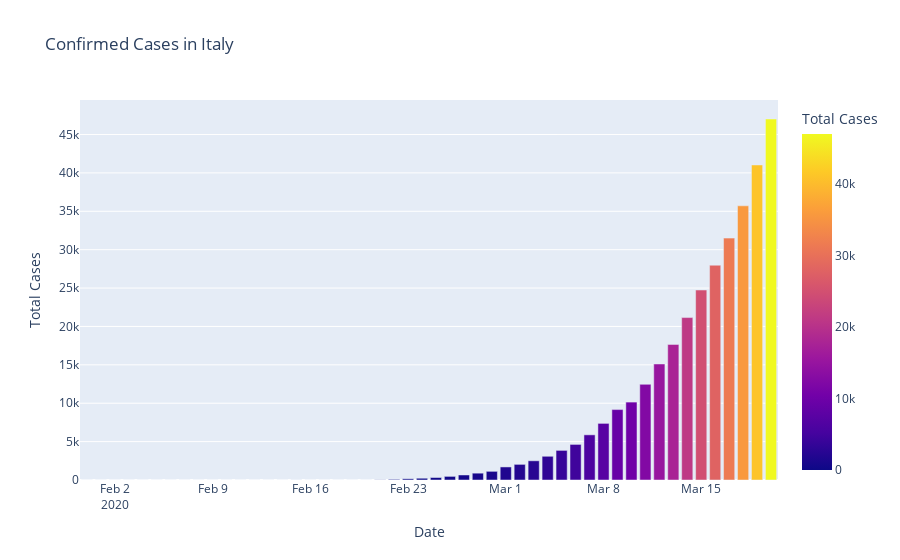
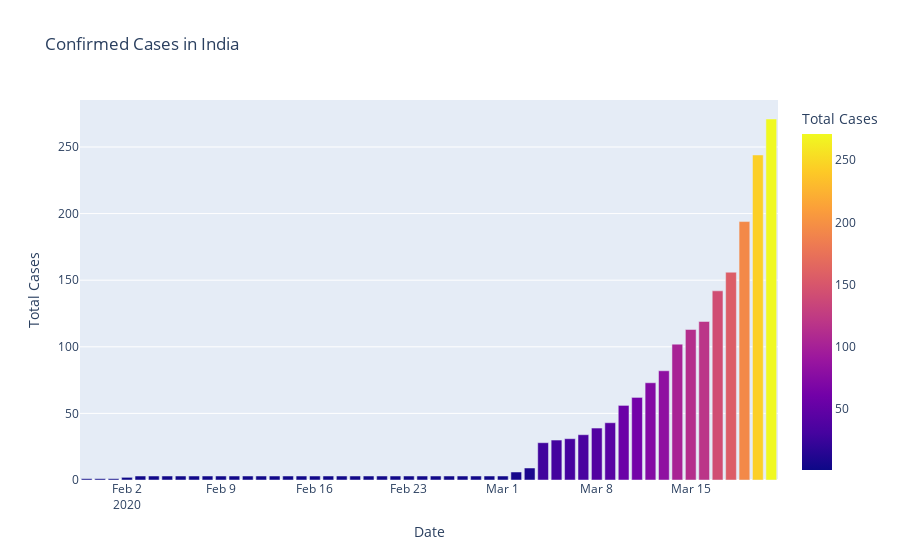
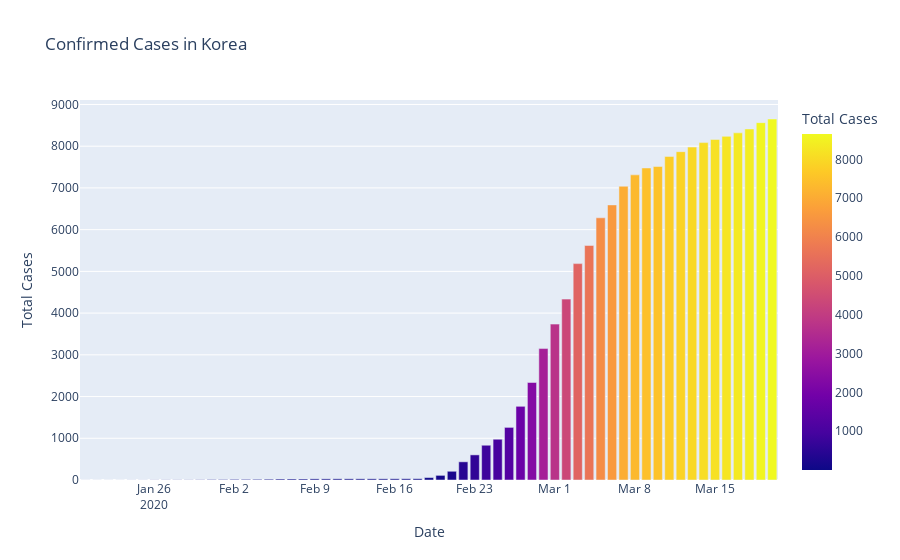

Notebook code cell kept with these figures, in order:
### Code cell
fig1=px.bar(dbd_Italy,x='Date',y='Total Cases',color='Total Cases',title='Confirmed Cases in Italy')
fig1.show()
fig2=px.bar(dbd_India,x='Date',y='Total Cases',color='Total Cases',title='Confirmed Cases in India')
fig2.show()
fig3=px.bar(dbd_Korea,x='Date',y='Total Cases',color='Total Cases',title='Confirmed Cases in Korea')
fig3.show()
fig4=px.bar(dbd_Wuhan,x='Date',y='Total Cases',color='Total Cases',title='Confirmed Cases in Wuhan')
fig4.show()

### Figure 1 — Plotly figure (JSON) as saved in the notebook; plotly's stock layout.template omitted (floating-point values rounded to 4 significant figures)
{"data": [{"alignmentgroup": "True", "hovertemplate": "Date=%{x}<br>Total Cases=%{marker.color}<extra></extra>", "legendgroup": "", "marker": {"color": [2, 2, 2, 2, 2, 2, 3, 3, 3, 3, 3, 3, 3, 3, 3, 3, 3, 3, 3, 3, 3, 3, 20, 79, 157, 229, 323, 470, 655, 889, 1128, 1701, 2036, 2502, 3089, 3858, 4636, 5883, 7375, 9172, 10149, 12462, 15113, 17660, 21157, 24747, 27980, 31506, 35713, 41035, 47021], "coloraxis": "coloraxis"}, "name": "", "offsetgroup": "", "orientation": "v", "showlegend": false, "textposition": "auto", "type": "bar", "x": ["2020-01-31T00:00:00", "2020-02-01T00:00:00", "2020-02-02T00:00:00", "2020-02-03T00:00:00", "2020-02-04T00:00:00", "2020-02-05T00:00:00", "2020-02-06T00:00:00", "2020-02-07T00:00:00", "2020-02-08T00:00:00", "2020-02-09T00:00:00", "2020-02-10T00:00:00", "2020-02-11T00:00:00", "2020-02-12T00:00:00", "2020-02-13T00:00:00", "2020-02-14T00:00:00", "2020-02-15T00:00:00", "2020-02-15T00:00:00", "2020-02-16T00:00:00", "2020-02-17T00:00:00", "2020-02-18T00:00:00", "2020-02-19T00:00:00", "2020-02-20T00:00:00", "2020-02-21T00:00:00", "2020-02-22T00:00:00", "2020-02-23T00:00:00", "2020-02-24T00:00:00", "2020-02-25T00:00:00", "2020-02-26T00:00:00", "2020-02-27T00:00:00", "2020-02-28T00:00:00", "2020-02-29T00:00:00", "2020-03-01T00:00:00", "2020-03-02T00:00:00", "2020-03-03T00:00:00", "2020-03-04T00:00:00", "2020-03-05T00:00:00", "2020-03-06T00:00:00", "2020-03-07T00:00:00", "2020-03-08T00:00:00", "2020-03-09T00:00:00", "2020-03-10T00:00:00", "2020-03-11T00:00:00", "2020-03-12T00:00:00", "2020-03-13T00:00:00", "2020-03-14T00:00:00", "2020-03-15T00:00:00", "2020-03-16T00:00:00", "2020-03-17T00:00:00", "2020-03-18T00:00:00", "2020-03-19T00:00:00", "2020-03-20T00:00:00"], "xaxis": "x", "y": [2, 2, 2, 2, 2, 2, 3, 3, 3, 3, 3, 3, 3, 3, 3, 3, 3, 3, 3, 3, 3, 3, 20, 79, 157, 229, 323, 470, 655, 889, 1128, 1701, 2036, 2502, 3089, 3858, 4636, 5883, 7375, 9172, 10149, 12462, 15113, 17660, 21157, 24747, 27980, 31506, 35713, 41035, 47021], "yaxis": "y"}], "layout": {"barmode": "relative", "coloraxis": {"colorbar": {"title": {"text": "Total Cases"}}, "colorscale": [[0, "#0d0887"], [0.1111, "#46039f"], [0.2222, "#7201a8"], [0.3333, "#9c179e"], [0.4444, "#bd3786"], [0.5556, "#d8576b"], [0.6667, "#ed7953"], [0.7778, "#fb9f3a"], [0.8889, "#fdca26"], [1, "#f0f921"]]}, "legend": {"tracegroupgap": 0}, "title": {"text": "Confirmed Cases in Italy"}, "xaxis": {"anchor": "y", "domain": [0, 1], "title": {"text": "Date"}}, "yaxis": {"anchor": "x", "domain": [0, 1], "title": {"text": "Total Cases"}}}}

### Figure 2 — Plotly figure (JSON) as saved in the notebook; plotly's stock layout.template omitted (floating-point values rounded to 4 significant figures)
{"data": [{"alignmentgroup": "True", "hovertemplate": "Date=%{x}<br>Total Cases=%{marker.color}<extra></extra>", "legendgroup": "", "marker": {"color": [1, 1, 1, 2, 3, 3, 3, 3, 3, 3, 3, 3, 3, 3, 3, 3, 3, 3, 3, 3, 3, 3, 3, 3, 3, 3, 3, 3, 3, 3, 3, 3, 6, 9, 28, 30, 31, 34, 39, 43, 56, 62, 73, 82, 102, 113, 119, 142, 156, 194, 244, 271], "coloraxis": "coloraxis"}, "name": "", "offsetgroup": "", "orientation": "v", "showlegend": false, "textposition": "auto", "type": "bar", "x": ["2020-01-30T00:00:00", "2020-01-31T00:00:00", "2020-02-01T00:00:00", "2020-02-02T00:00:00", "2020-02-03T00:00:00", "2020-02-04T00:00:00", "2020-02-05T00:00:00", "2020-02-06T00:00:00", "2020-02-07T00:00:00", "2020-02-08T00:00:00", "2020-02-09T00:00:00", "2020-02-10T00:00:00", "2020-02-11T00:00:00", "2020-02-12T00:00:00", "2020-02-13T00:00:00", "2020-02-14T00:00:00", "2020-02-15T00:00:00", "2020-02-16T00:00:00", "2020-02-17T00:00:00", "2020-02-18T00:00:00", "2020-02-19T00:00:00", "2020-02-20T00:00:00", "2020-02-21T00:00:00", "2020-02-22T00:00:00", "2020-02-23T00:00:00", "2020-02-24T00:00:00", "2020-02-25T00:00:00", "2020-02-26T00:00:00", "2020-02-27T00:00:00", "2020-02-28T00:00:00", "2020-02-29T00:00:00", "2020-03-01T00:00:00", "2020-03-02T00:00:00", "2020-03-03T00:00:00", "2020-03-04T00:00:00", "2020-03-05T00:00:00", "2020-03-06T00:00:00", "2020-03-07T00:00:00", "2020-03-08T00:00:00", "2020-03-09T00:00:00", "2020-03-10T00:00:00", "2020-03-11T00:00:00", "2020-03-12T00:00:00", "2020-03-13T00:00:00", "2020-03-14T00:00:00", "2020-03-15T00:00:00", "2020-03-16T00:00:00", "2020-03-17T00:00:00", "2020-03-18T00:00:00", "2020-03-19T00:00:00", "2020-03-20T00:00:00", "2020-03-21T00:00:00"], "xaxis": "x", "y": [1, 1, 1, 2, 3, 3, 3, 3, 3, 3, 3, 3, 3, 3, 3, 3, 3, 3, 3, 3, 3, 3, 3, 3, 3, 3, 3, 3, 3, 3, 3, 3, 6, 9, 28, 30, 31, 34, 39, 43, 56, 62, 73, 82, 102, 113, 119, 142, 156, 194, 244, 271], "yaxis": "y"}], "layout": {"barmode": "relative", "coloraxis": {"colorbar": {"title": {"text": "Total Cases"}}, "colorscale": [[0, "#0d0887"], [0.1111, "#46039f"], [0.2222, "#7201a8"], [0.3333, "#9c179e"], [0.4444, "#bd3786"], [0.5556, "#d8576b"], [0.6667, "#ed7953"], [0.7778, "#fb9f3a"], [0.8889, "#fdca26"], [1, "#f0f921"]]}, "legend": {"tracegroupgap": 0}, "title": {"text": "Confirmed Cases in India"}, "xaxis": {"anchor": "y", "domain": [0, 1], "title": {"text": "Date"}}, "yaxis": {"anchor": "x", "domain": [0, 1], "title": {"text": "Total Cases"}}}}

### Figure 3 — Plotly figure (JSON) as saved in the notebook; plotly's stock layout.template omitted (floating-point values rounded to 4 significant figures)
{"data": [{"alignmentgroup": "True", "hovertemplate": "Date=%{x}<br>Total Cases=%{marker.color}<extra></extra>", "legendgroup": "", "marker": {"color": [1, 1, 1, 1, 2, 2, 3, 4, 4, 4, 6, 11, 12, 15, 15, 16, 19, 23, 24, 24, 27, 27, 28, 28, 28, 28, 28, 29, 30, 31, 58, 111, 209, 436, 602, 833, 977, 1261, 1766, 2337, 3150, 3736, 4335, 5186, 5621, 6284, 6593, 7041, 7313, 7478, 7513, 7755, 7869, 7979, 8086, 8162, 8236, 8320, 8413, 8565, 8652], "coloraxis": "coloraxis"}, "name": "", "offsetgroup": "", "orientation": "v", "showlegend": false, "textposition": "auto", "type": "bar", "x": ["2020-01-20T00:00:00", "2020-01-21T00:00:00", "2020-01-22T00:00:00", "2020-01-23T00:00:00", "2020-01-24T00:00:00", "2020-01-25T00:00:00", "2020-01-26T00:00:00", "2020-01-27T00:00:00", "2020-01-28T00:00:00", "2020-01-29T00:00:00", "2020-01-30T00:00:00", "2020-01-31T00:00:00", "2020-02-01T00:00:00", "2020-02-02T00:00:00", "2020-02-03T00:00:00", "2020-02-04T00:00:00", "2020-02-05T00:00:00", "2020-02-06T00:00:00", "2020-02-07T00:00:00", "2020-02-08T00:00:00", "2020-02-09T00:00:00", "2020-02-10T00:00:00", "2020-02-11T00:00:00", "2020-02-12T00:00:00", "2020-02-13T00:00:00", "2020-02-14T00:00:00", "2020-02-15T00:00:00", "2020-02-16T00:00:00", "2020-02-17T00:00:00", "2020-02-18T00:00:00", "2020-02-19T00:00:00", "2020-02-20T00:00:00", "2020-02-21T00:00:00", "2020-02-22T00:00:00", "2020-02-23T00:00:00", "2020-02-24T00:00:00", "2020-02-25T00:00:00", "2020-02-26T00:00:00", "2020-02-27T00:00:00", "2020-02-28T00:00:00", "2020-02-29T00:00:00", "2020-03-01T00:00:00", "2020-03-02T00:00:00", "2020-03-03T00:00:00", "2020-03-04T00:00:00", "2020-03-05T00:00:00", "2020-03-06T00:00:00", "2020-03-07T00:00:00", "2020-03-08T00:00:00", "2020-03-09T00:00:00", "2020-03-10T00:00:00", "2020-03-11T00:00:00", "2020-03-12T00:00:00", "2020-03-13T00:00:00", "2020-03-14T00:00:00", "2020-03-15T00:00:00", "2020-03-16T00:00:00", "2020-03-17T00:00:00", "2020-03-18T00:00:00", "2020-03-19T00:00:00", "2020-03-20T00:00:00"], "xaxis": "x", "y": [1, 1, 1, 1, 2, 2, 3, 4, 4, 4, 6, 11, 12, 15, 15, 16, 19, 23, 24, 24, 27, 27, 28, 28, 28, 28, 28, 29, 30, 31, 58, 111, 209, 436, 602, 833, 977, 1261, 1766, 2337, 3150, 3736, 4335, 5186, 5621, 6284, 6593, 7041, 7313, 7478, 7513, 7755, 7869, 7979, 8086, 8162, 8236, 8320, 8413, 8565, 8652], "yaxis": "y"}], "layout": {"barmode": "relative", "coloraxis": {"colorbar": {"title": {"text": "Total Cases"}}, "colorscale": [[0, "#0d0887"], [0.1111, "#46039f"], [0.2222, "#7201a8"], [0.3333, "#9c179e"], [0.4444, "#bd3786"], [0.5556, "#d8576b"], [0.6667, "#ed7953"], [0.7778, "#fb9f3a"], [0.8889, "#fdca26"], [1, "#f0f921"]]}, "legend": {"tracegroupgap": 0}, "title": {"text": "Confirmed Cases in Korea"}, "xaxis": {"anchor": "y", "domain": [0, 1], "title": {"text": "Date"}}, "yaxis": {"anchor": "x", "domain": [0, 1], "title": {"text": "Total Cases"}}}}
